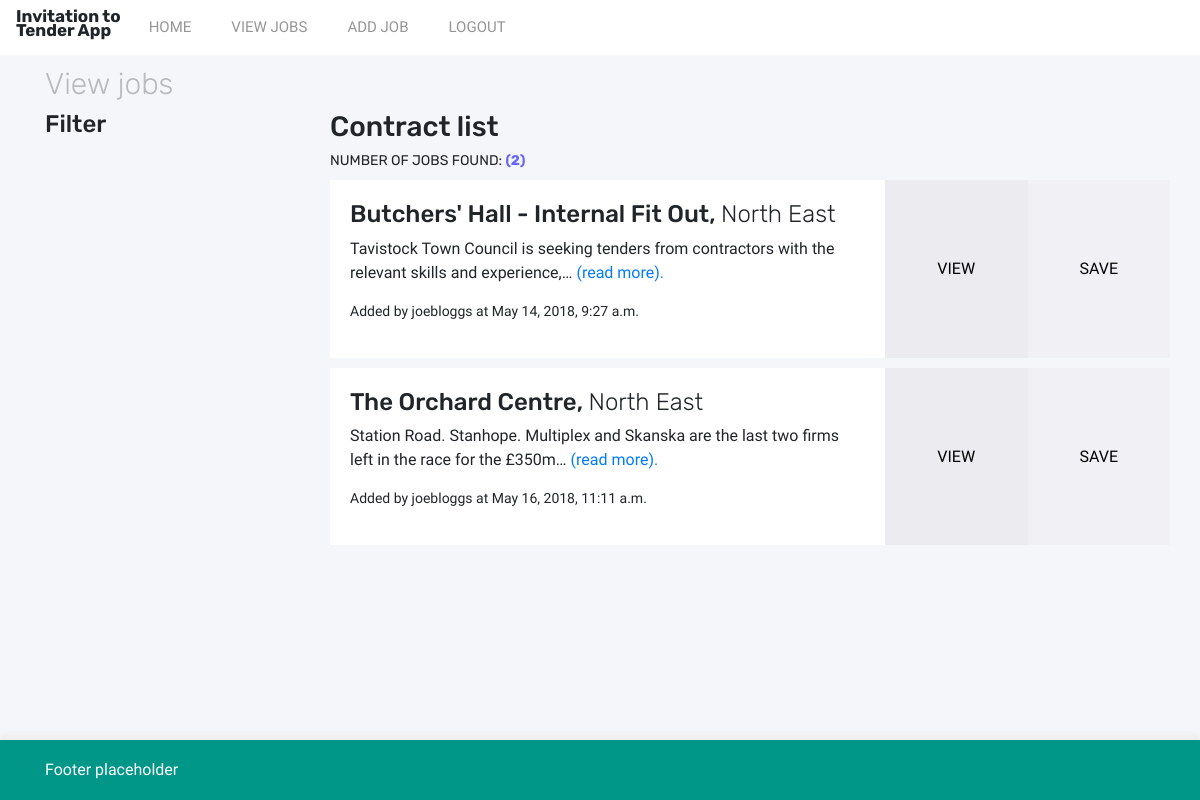
Page /prototype/view_jobs/ (signed in) on the committed database.
### prototype/models.py (models this page shows, shortened)
class Job(models.Model):
    name = models.CharField(max_length=200, help_text="Enter a job name")
    description = models.TextField(max_length=750, help_text="Enter job description", null=True, blank=True)
    value = models.IntegerField(null=True, blank=True, help_text="Enter job value")
    company = models.ForeignKey('Company', on_delete=models.SET_NULL, null=True)
    added = models.DateTimeField(auto_now_add=True)
    region = models.ForeignKey('Region', on_delete=models.SET_NULL, null=True)
    added_by = models.ForeignKey(settings.AUTH_USER_MODEL, on_delete=models.CASCADE, null=True)
    closing_date = models.DateTimeField("Enter ending date:")
    trade = models.ManyToManyField(Trade)
    def get_absolute_url(self):
        return reverse('job_detail', args=[str(self.id)])

class Region(models.Model):
    name = models.CharField(max_length=100, help_text="Enter region")
    def __str__(self):
        return self.name

class CustomUser(AbstractUser):
    name = models.CharField(blank=True, max_length=255)
    first_name = models.CharField(max_length=100, blank=True)
    second_name = models.CharField(max_length=100, blank=True)
    company = models.ForeignKey('Company', on_delete=models.SET_NULL, null=True)
    def __str__(self):
        return self.username

### prototype/views.py (the view)
# urls.py: path('view_jobs/', views.ViewJobs.as_view(), name='view_jobs'),
class ViewJobs(LoginRequiredMixin, generic.ListView):
    login_url = '/prototype/login/'
    template_name = 'view_jobs.html'
    def get(self, request, *args, **kwargs):
        user = self.request.user.id
        job_list = Job.objects.exclude(added_by__exact=user)
        return render(request, self.template_name, {'job_list': job_list})

### prototype/templates/view_jobs.html
{% extends 'base.html' %}
{% block content %}
<div class="row">
  <div class="col">
    <h1 class="page-title">View jobs</h1>
  </div>
</div>
<div class="row">
  <div class="col-3">
    <h4>Filter</h4>
  </div>
  <div class="col-9">
    <h3>Contract list</h3>
    {% if job_list %}
      <h3 class="panel-title">Number of jobs found: <span class="db-counter">({{job_list|length}})</span></h3>
      {% for j in job_list %}
        <div class="job-list-panel">
          <div class="row" style="height: 100%;">
            <div class="col-sm-8">
              <div class="job-list-panel-details">
                <h4 class="job-title">{{j.name}}, <span class="job-title-region">{{j.region}}</span></h4>
                <p>{{j.description|truncatechars:100}} <a href="{{j.get_absolute_url}}">(read more).</a></p>
                <p class="job-list-panel-added-by">Added by {{j.added_by}} at {{j.added}}</p>
              </div>
            </div>
            <div class="col-sm view-job">
              <a href="{{j.get_absolute_url}}" class="job-detail-icon">View</a>
            </div>
            <div class="col-sm save-job">
              <a href="#" class="job-detail-icon">Save</a>
            </div>
          </div>
        </div>
      {% endfor %}
    {% else %}
    <p>No jobs found.</p>
    {% endif %}
  </div>
</div>
{% endblock %}

### prototype/static/css/base.css (style rules this page uses)
body { margin-bottom: 100px; }
h1, h2, h3, h4, h5, h6 { font-family: 'Rubik'; }
p, a, ul, li { font-family: 'Libre Franklin'; }
body { background-color: rgb(245,246,249); }
h1.page-title { color: rgb(185,186,189); font-weight: 300; font-size: 30px; }
.db-counter { font-weight: 700; color: rgb(100,100,255); }
h3.panel-title { font-size: 14px; font-weight: 400; text-transform: uppercase; margin: 10px 0px; }
.job-list-panel { background-color: rgb(255,255,255); margin-bottom: 10px; }
.view-job { position: relative; background-color: rgb(235,235,240); }
.save-job { background-color: rgb(240,240,245); position: relative; transition: background-color .25s; }
.job-detail-icon { position: absolute; top: 50%; left: 50%; transform: translate(-50%, -50%); text-transform: uppercase; color: rgb(0,0,0); }
.job-list-panel-details { padding: 20px; }
.job-list-panel-added-by { font-size: 14px; }
.job-title-region { font-weight: 300; }

### rows in the picture
Job: name "Butchers' Hall - Internal Fit Out", region "North East", description "Tavistock Town Council is seeking tenders from contractors with the relevant skills and experience,…", added_by "joebloggs", added "May 14, 2018, 9:27 a.m."
Job: name "The Orchard Centre", region "North East", description "Station Road. Stanhope. Multiplex and Skanska are the last two firms left in the race for the £350m…", added_by "joebloggs", added "May 16, 2018, 11:11 a.m."

### other values in the picture
{{ job_list|length }} "2"
